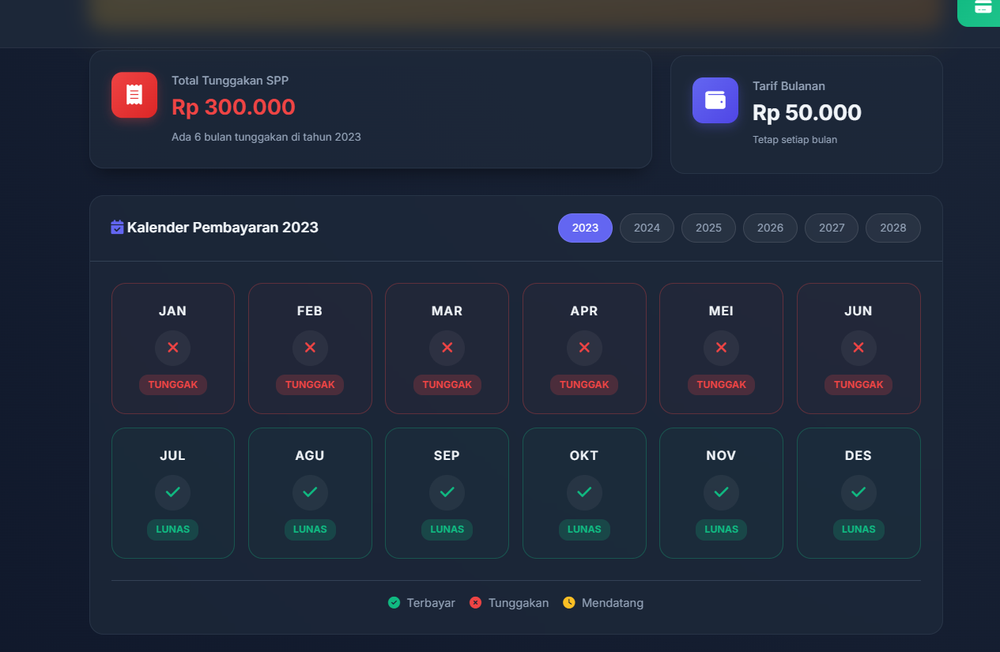
#> input picture uploads/bukti/bukti_17_1768530984.png, 1000 x 652 px, shrunk from 1265 x 825 before the run
$ python crop_circle.py ../uploads/bukti/bukti_17_1768530984.png ../uploads/bukti/bukti_17_1768532768.png
#> lines starting #> are read from the running program, lines starting #| are printed output that depends on the picture
from PIL import Image, ImageDraw, ImageOps
import sys
import os

def crop_to_circle(input_path, output_path):
#> called with input_path = '../uploads/bukti/bukti_17_1768530984.png', output_path = '../uploads/bukti/bukti_17_1768532768.png'
    try:
        # Open image
        img = Image.open(input_path).convert("RGBA")
#> img is the input picture: PIL image 1000x652 RGBA; mean R, G, B, A 33, 41.7, 57.9, 255

        # Make it square
        size = min(img.size)
#> size = 652
        img = ImageOps.fit(img, (size, size), centering=(0.5, 0.5))
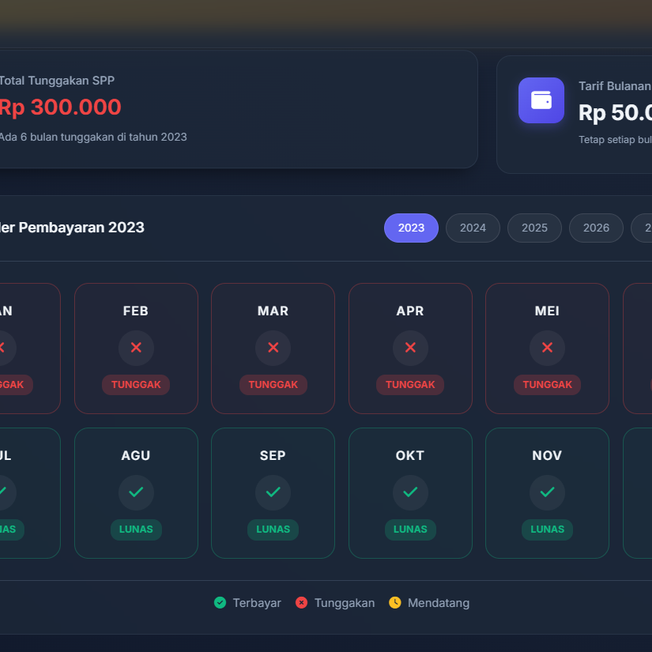
#> img: PIL image 652x652 RGBA; mean R, G, B, A 34.6, 43.5, 59.5, 255

        # Create mask
        mask = Image.new('L', (size, size), 0)
#> mask: PIL image 652x652 L; every value is 0
        draw = ImageDraw.Draw(mask)
        draw.ellipse((0, 0, size, size), fill=255)

        # Apply mask
        output = Image.new('RGBA', (size, size), (0, 0, 0, 0))
#> output: PIL image 652x652 RGBA; every value is 0
        output.paste(img, (0, 0), mask=mask)
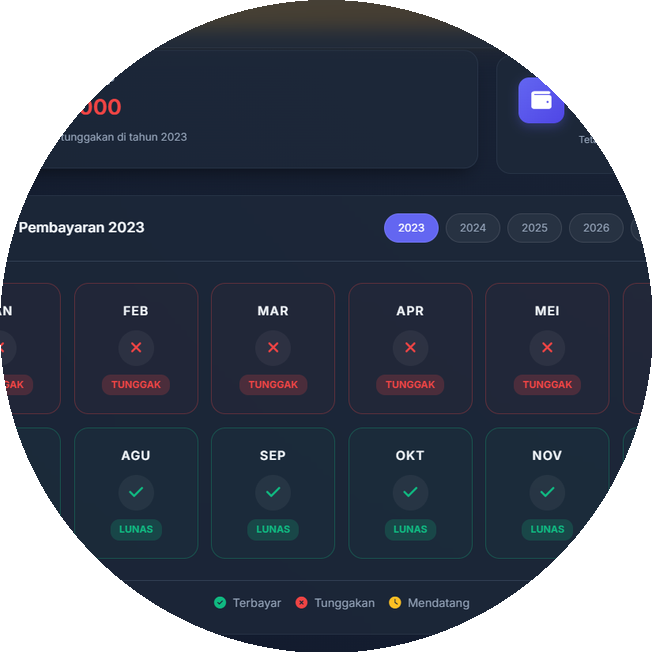
#> output: PIL image 652x652 RGBA; mean R, G, B, A 26.5, 33.8, 47.1, 200.8; transparent parts drawn white

        # Save output
        output.save(output_path, format="PNG")
        print("Success!")
    except Exception as e:
        print(f"Error: {e}")
        sys.exit(1)

if __name__ == "__main__":
    if len(sys.argv) != 3:
        print("Usage: python crop_circle.py input output")
        sys.exit(1)

    crop_to_circle(sys.argv[1], sys.argv[2])

$ run again, on uploads/bukti/bukti_17_1768532792.png
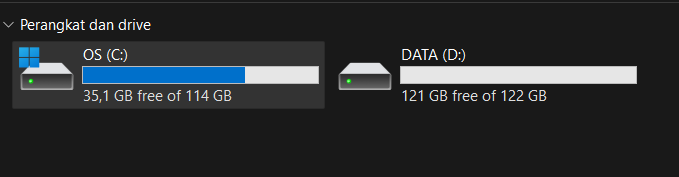
#> input picture uploads/bukti/bukti_17_1768532792.png, 679 x 177 px
#> in crop_to_circle, img is the input picture: PIL image 679x177 RGBA; mean R, G, B, A 42.5, 45.3, 47.5, 255
#> in crop_to_circle, `img = ImageOps.fit(img, (size, size), centering=(0.5, 0.5))`:
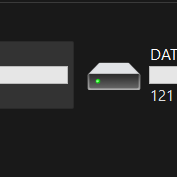
#> img: PIL image 177x177 RGBA; mean R, G, B, A 44.7, 44.9, 44.8, 255
#> mask: PIL image 177x177 L; every value is 0
#> in crop_to_circle, `output.paste(img, (0, 0), mask=mask)`:
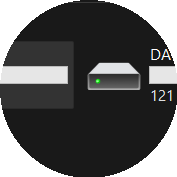
#> output: PIL image 177x177 RGBA; mean R, G, B, A 38.9, 39, 39, 202.1; transparent parts drawn white

$ run again, on uploads/bukti/bukti_17_1769059550.png
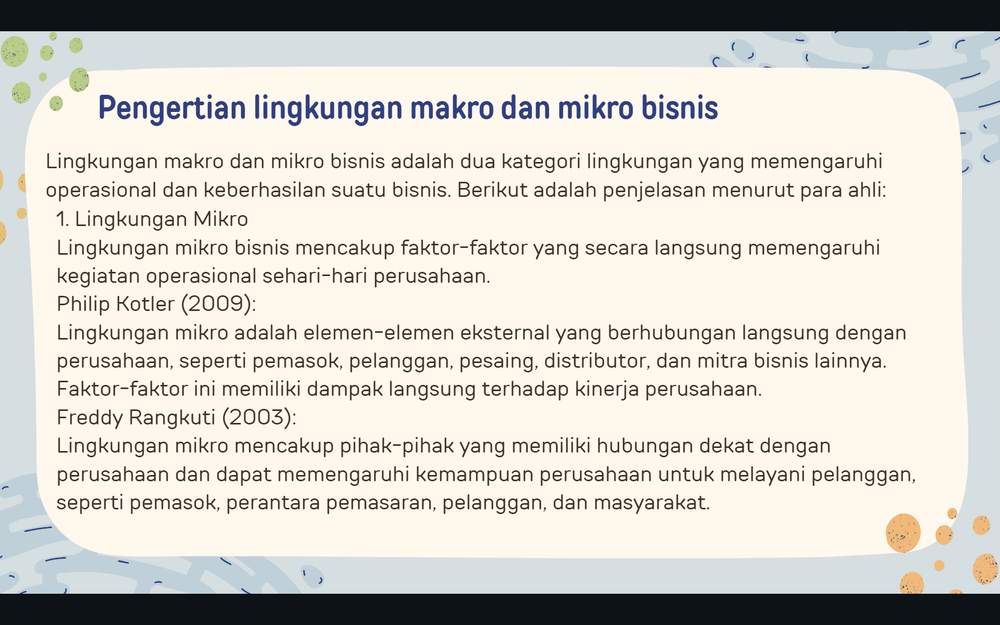
#> input picture uploads/bukti/bukti_17_1769059550.png, 1000 x 625 px, shrunk from 1920 x 1200 before the run
#> in crop_to_circle, img is the input picture: PIL image 1000x625 RGBA; mean R, G, B, A 210.5, 207.8, 201.5, 255
#> in crop_to_circle, `img = ImageOps.fit(img, (size, size), centering=(0.5, 0.5))`:
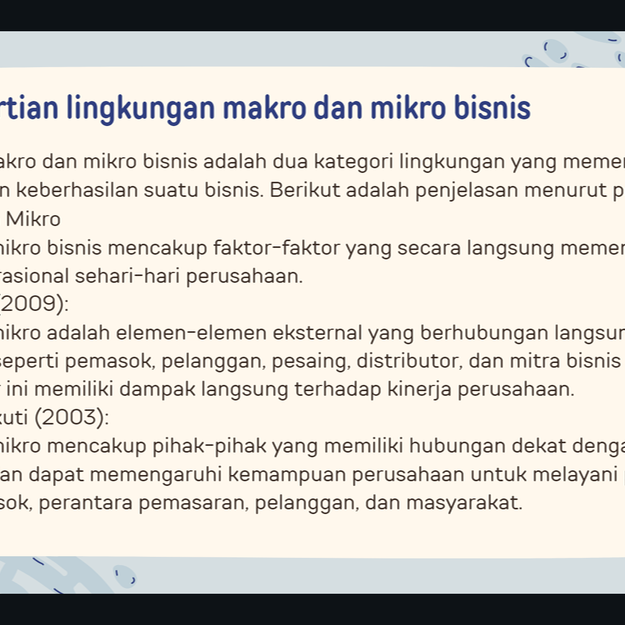
#> img: PIL image 625x625 RGBA; mean R, G, B, A 211.3, 207.9, 201.5, 255
#> mask: PIL image 625x625 L; every value is 0
#> in crop_to_circle, `output.paste(img, (0, 0), mask=mask)`:
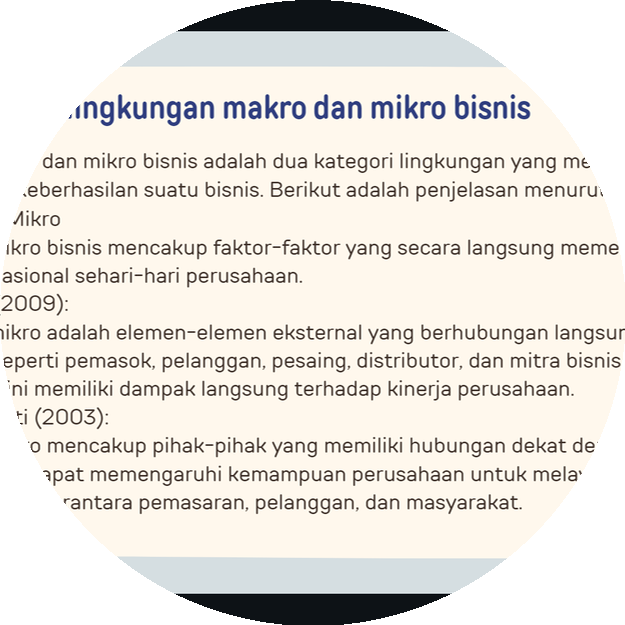
#> output: PIL image 625x625 RGBA; mean R, G, B, A 177.7, 173.9, 167.8, 200.8; transparent parts drawn white
